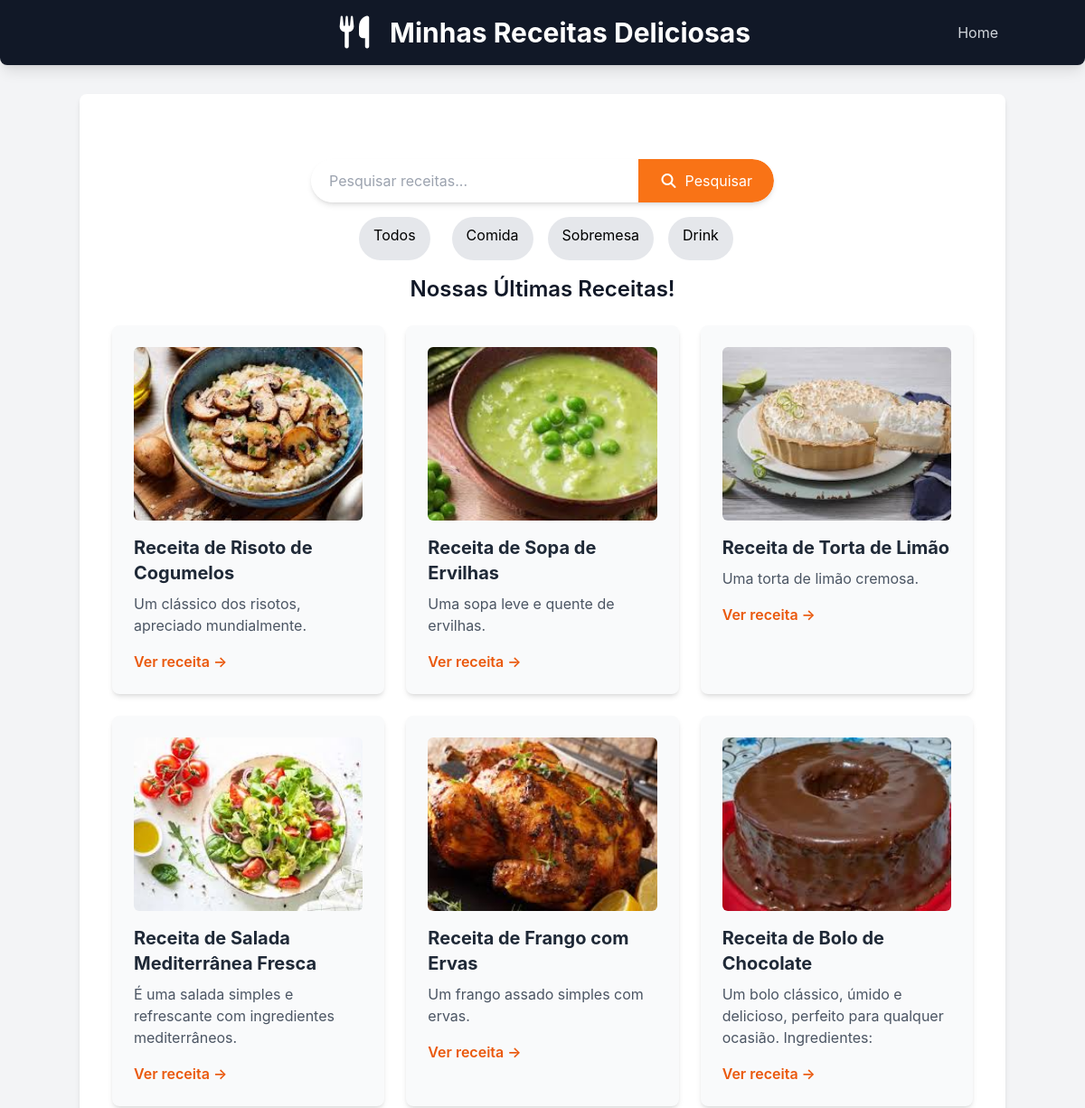
The page /receitas/ (upper part) on the database as committed earlier.
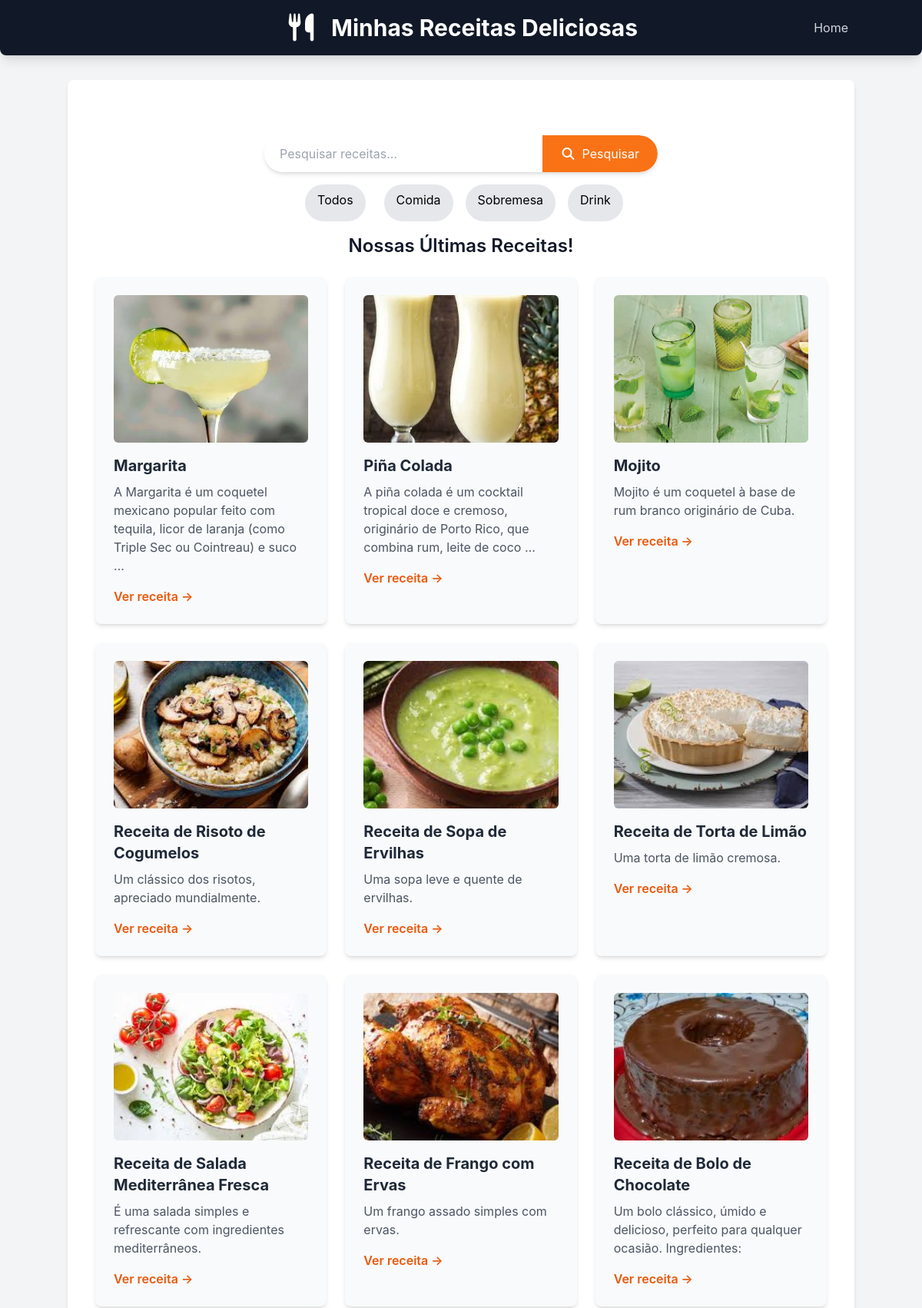
The same page on the database as committed later.
### receitas/models.py (models this page shows, shortened)
class Receita(models.Model):
    CATEGORIAS =[
        ('comida','Comida'),
        ('sobremesa','Sobremesa'),
        ('drink','Drink'),
    ]
    title = models.CharField("Título", max_length=200)
    description = models.TextField("Descrição")
    ingredients = models.TextField("Ingredientes")
    instructions = models.TextField("Modo de preparo")
    image = models.ImageField("Imagem", upload_to='receitas/images/', blank=True, null=True)
    categoria = models.CharField("Categoria", max_length=20, choices=CATEGORIAS, default='comida')
    created_at = models.DateTimeField(auto_now_add=True)
    updated_at = models.DateTimeField(auto_now=True)
    class Meta:
        verbose_name = "Receita"
        verbose_name_plural = "Receitas"
        ordering = ['-created_at'] #ordena as receitas pela data de criação (mais novas primeiro)

### receitas/views.py (the view)
# urls.py: 2. Add a URL to urlpatterns:  path('', views.home, name='home')
def home(request):
    categoria_slug = request.GET.get('categoria')
    categorias_choices = [choice[0] for choice in Receita.CATEGORIAS]
    if categoria_slug:
        receitas = Receita.objects.filter(categoria=categoria_slug)
        categoria_selecionada = categoria_slug
    else:
        receitas = Receita.objects.all()
        categoria_selecionada = None
    return render(request, 'receitas/home.html', {'receitas':receitas, 'categoria': categorias_choices, 'categoria_selecionada': categoria_selecionada})

### receitas/templates/receitas/home.html (shortened to what this page needs)
{% extends "receitas/base.html"%}
{% block content %}
<section class="container mx-auto mt-8 p-4 flex justify-center">
    <form method="get" action="{% url 'pesquisar_receitas' %}"
        class="w-full max-w-lg flex bg-white rounded-full shadow-md overflow-hidden">
        <input type="text" name="q" placeholder="Pesquisar receitas..."
            class="flex-grow p-3 text-gray-700 focus:outline-none focus:ring-2 focus:ring-orange-500 rounded-l-full pl-5">
        <button type="submit"
            class="bg-orange-500 hover:bg-orange-600 text-white p-3 px-6 rounded-r-full transition duration-300 ease-in-out flex items-center justify-center">
            <i class="fas fa-search mr-2"></i> Pesquisar
        </button>
    </form>
</section>
<nav class="ml-auto relative z-10 flex space-x-4 justify-center w-full h-12 object-cover rounded-md mb-4">
    <a href="{% url 'home' %}" class="text-black mx-2 px-4 py-2 bg-gray-200 rounded-full hover:text-white hover:bg-orange-600">Todos</a>
    <a href="{% url 'home' %}?categoria=comida" class="text-black mx-2 px-4 py-2 bg-gray-200 rounded-full  hover:text-white hover:bg-orange-600">Comida</a>
    <a href="{% url 'home' %}?categoria=sobremesa" class="text-black mx-2 px-4 py-2 bg-gray-200 rounded-full hover:text-white hover:bg-orange-600">Sobremesa</a>
    <a href="{% url 'home' %}?categoria=drink" class="text-black mx-2 px-4 py-2 bg-gray-200 rounded-full hover:text-white hover:bg-orange-600">Drink</a>
</nav>
    <h2 class="text-2xl font-semibold mb-6 text-center">
        Nossas Últimas Receitas!
    </h2>
    <div class="flex flex-wrap justify-center gap-6">
        {% for receita in receitas %}
        <div
            class="w-full sm:w-[calc(50%-1.5rem)] lg:w-[calc(33.333%-1.5rem)] bg-gray-50 p-6 rounded-lg shadow-md hover:shadow-lg transition-shadow duration-300 ease-in-out">
            {% if receita.image %}
            <img src="{{receita.image.url}}" alt="Imagem de {{receita.title}}"
                class="w-full h-48 object-cover rounded-md mb-4">
            {% endif %}
            <h3 class="text-xl font-bold mb-2 text-gray-800">{{receita.title}}</h3>
            <p class="text-gray-600 mb-4">{{receita.description | truncatewords:20}}</p>
            <a href="{% url 'receita_detail' receita.id %}"
                class="text-orange-600 hover:text-orange-800 font-semibold">Ver receita &rarr;</a>
        </div>
        {% empty %}
        <p class="text-center text-gray-500 col-span-full">
            Nenhuma receita encontrada.
        </p>
        {% endfor %}
    </div>
{% endblock %}

Rows that differ between the two databases and show on the page:
added Receita: image (picture), title "Margarita", description "A Margarita é um coquetel mexicano popular feito com tequila, licor de laranja (como Triple Sec ou Cointreau) e suco …"
added Receita: image (picture), title "Piña Colada", description "A piña colada é um cocktail tropical doce e cremoso, originário de Porto Rico, que combina rum, leite de coco …"
added Receita: image (picture), title "Mojito", description "Mojito é um coquetel à base de rum branco originário de Cuba."
